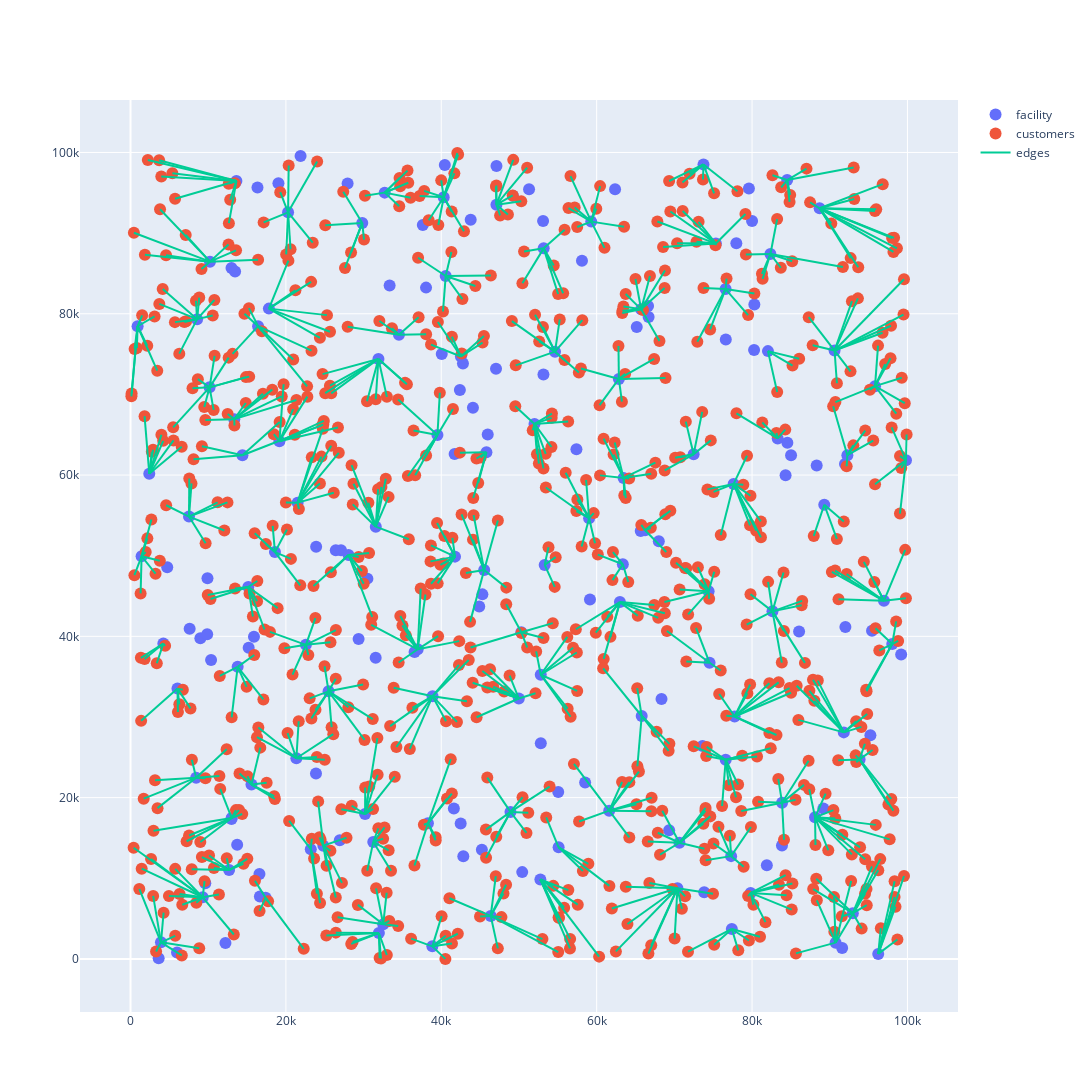

The code cell stored with this chart in its notebook:
### Code cell
fig = go.Figure()

# Add traces
fig.add_trace(go.Scatter(x=f_x, y=f_y, 
                text=list(range(facility_count)),
                mode='markers',
                name='facility'))

fig.add_trace(go.Scatter(x=c_x, y=c_y,
                text=list(range(customer_count)),
                mode='markers',
                name='customers'))

fig.add_trace(go.Scatter(x=edge_x, y=edge_y,
                    mode='lines',
                    name='edges'))

fig.update_traces(marker=dict(size=12))
fig.update_layout(height=1200, width=1200)

fig.show()

### Figure 1 — Plotly figure (JSON) as saved in the notebook; plotly's stock layout.template omitted (floating-point values rounded to 4 significant figures; data arrays with more than 128 entries replaced by an {"elided": "..."} marker saying what was removed)
{"data": [{"marker": {"size": 12}, "mode": "markers", "name": "facility", "text": {"elided": "200 str values"}, "type": "scatter", "x": {"elided": "200 float values"}, "y": {"elided": "200 float values"}}, {"marker": {"size": 12}, "mode": "markers", "name": "customers", "text": {"elided": "800 str values"}, "type": "scatter", "x": {"elided": "800 float values"}, "y": {"elided": "800 float values"}}, {"marker": {"size": 12}, "mode": "lines", "name": "edges", "type": "scatter", "x": {"elided": "2400 float values"}, "y": {"elided": "2400 float values"}}], "layout": {"height": 1200, "width": 1200, "xaxis": {"autorange": true, "range": [-6389.0, 106400.0], "type": "linear"}, "yaxis": {"autorange": true, "range": [-6473.0, 106400.0], "type": "linear"}}}
